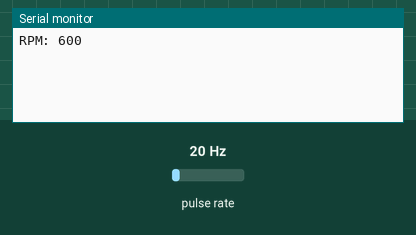
Simulated run of this sketch. Board: ESP8266 (NodeMCU). Shown: the last lines printed to the serial monitor. Wiring (inferred from the names in the program): pulse sensor: data D2. The inputs (shaded band) are chosen by the test bench; at power-on: pulse rate 20 Hz.

Above: at 1.2 s.
1.3 s: pulse rate (sensor on D2) set to 4 Hz
At 2.6 s:
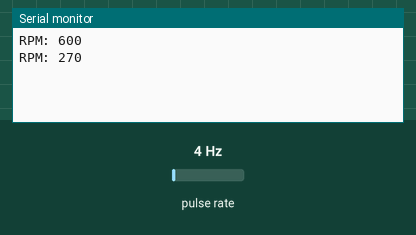
2.8 s: pulse rate (sensor on D2) set to 50 Hz
At 3.8 s:
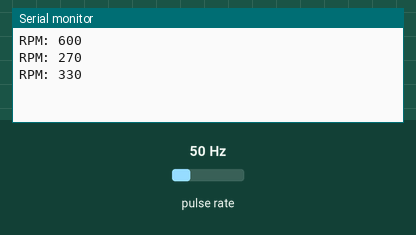
Timing chart, 0 to 5.8 s (numbered marks = the images above; inputs shaded):
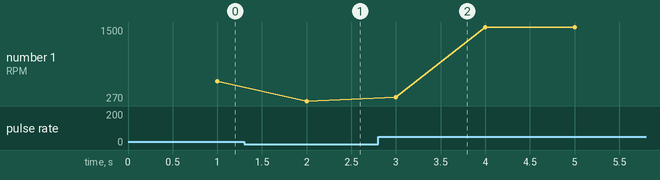

The sketch:

code_for_rotation_speed.ino
```cpp
#include <Arduino.h>

const int sensorPin = D2; // Pin sensor IR Octupular Speed
unsigned long lastTime = 0;
volatile int count = 0;
int rpm = 0;

void IRAM_ATTR countPulse() {
  count++;
}

void setup() {
  Serial.begin(115200);
  pinMode(sensorPin, INPUT);
  attachInterrupt(digitalPinToInterrupt(sensorPin), countPulse, RISING);
}

void loop() {
  unsigned long currentTime = millis();

  // Update RPM every second
  if (currentTime - lastTime >= 1000) {
    detachInterrupt(digitalPinToInterrupt(sensorPin)); // Disable interrupt during calculation
    rpm = (count * 60) / 2; // Calculate RPM
    count = 0; // Reset count
    attachInterrupt(digitalPinToInterrupt(sensorPin), countPulse, RISING); // Re-enable interrupt
    lastTime = currentTime;

    // Print RPM to Serial Monitor
    Serial.print("RPM: ");
    Serial.println(rpm);
  }
}
```

Measured:
- after the input at 1.3 s, the serial monitor: prints a new line after 0.70 s (image 1)
- after the input at 2.8 s, the serial monitor: prints a new line after 0.20 s (image 2)
- plotted number 1: 600 → 270 after the input at 1.3 s, 270 → 1500 after the input at 2.8 s
